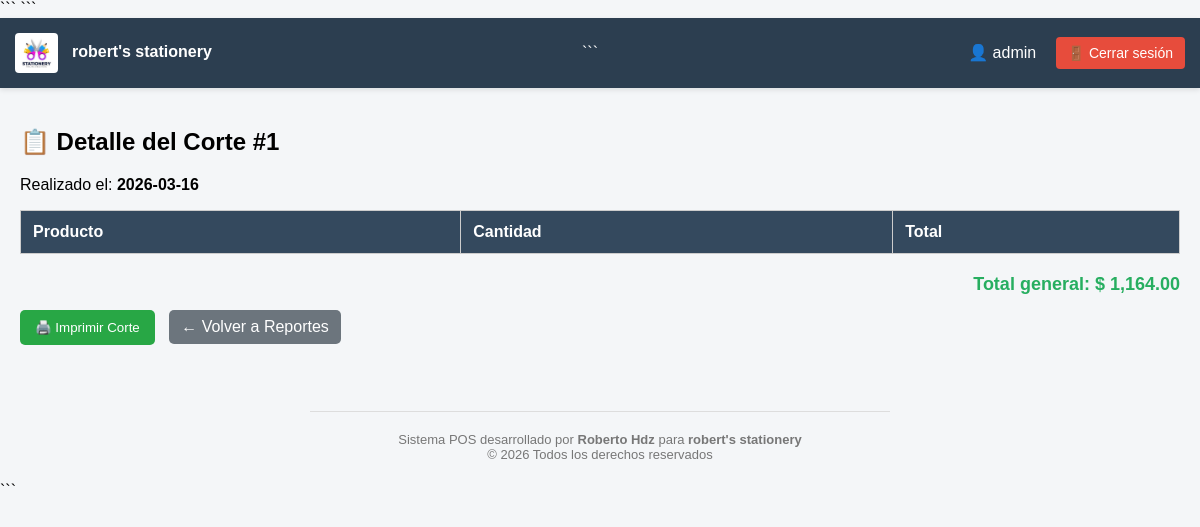
/admin/detalle_corte/1 (signed in), run on the app's committed database.
### tables this page shows
CREATE TABLE configuracion (
    id INTEGER PRIMARY KEY,
    nombre_negocio TEXT,
    direccion TEXT,
    telefono TEXT,
    logo TEXT,
    zonas TEXT
, banner TEXT);

CREATE TABLE cortes_caja (
            id INTEGER PRIMARY KEY AUTOINCREMENT,
            fecha TEXT,
            total REAL,
            tickets INTEGER
        );

### app.py (the view)
@app.route("/admin/detalle_corte/<int:corte_id>")
@login_required
def detalle_corte(corte_id):
    conn = get_db_connection()
    corte = conn.execute(
        "SELECT * FROM cortes_caja WHERE id = ?",
        (corte_id,)
    ).fetchone()
    detalles = conn.execute("""
        SELECT vd.descripcion, SUM(vd.cantidad) as cant, SUM(vd.subtotal) as total
        FROM venta_detalle vd
        JOIN ventas v ON vd.venta_id = v.id
        WHERE v.corte_id = ?
        GROUP BY vd.descripcion
    """, (corte_id,)).fetchall()
    conn.close()
    return render_template(
        "detalle_corte.html",
        corte=corte,
        detalles=detalles
    )

### app.py (called while the page is built)
def get_db_connection():
    conn = sqlite3.connect(DB_PATH)
    conn.row_factory = sqlite3.Row
    return conn

def login_required(f):
    @wraps(f)
    def decorated_function(*args, **kwargs):
        if not session.get("admin_logueado"):
            return redirect(url_for("admin_login"))
        return f(*args, **kwargs)
    return decorated_function

@app.context_processor
def inject_config():
    try:
        conn = get_db_connection()
        conn.row_factory = sqlite3.Row
        config = conn.execute("SELECT * FROM configuracion WHERE id = 1").fetchone()
        conn.close()
        if config:
            return {'config': config}
        else:
            return {'config': {'nombre_negocio': 'papeleria', 'logo': 'logo.png'}}
    except Exception as e:
        print(f"Error en inject_config: {e}")
        return {'config': {}}

### templates/detalle_corte.html (shortened to what this page needs)
{% extends "layout.html" %}
{% block content %}
<div style="padding:20px;">
    <h2>📋 Detalle del Corte #{{ corte.id }}</h2>
    <p>Realizado el: <strong>{{ corte.fecha }}</strong></p>
    <table>
        <tr>
            <th>Producto</th>
            <th>Cantidad</th>
            <th>Total</th>
        </tr>
    </table>
    <div class="total">
        Total general: $ {{ "{:,.2f}".format(corte.total or 0) }}
    </div>
    <button onclick="imprimirCorte()" class="btn-imprimir">
        🖨️ Imprimir Corte
    </button>
    <a href="{{ url_for('admin_reportes') }}" class="btn-volver">
        ← Volver a Reportes
    </a>
</div>
{% endblock %}

### templates/layout.html (shortened to what this page needs)
    <!DOCTYPE html>
<html lang="es">
<head>
```
</head>
<body>
    <div class="header">
        <div>
            {% if config and config.logo %}
                <img src="{{ url_for('static', filename=config.logo) }}" class="logo-header">
            {% endif %}
            <b>{{ config.nombre_negocio if config.nombre_negocio else 'Panel Administrativo' }}</b>
        </div>
```
    <div>
        {% if session.get('admin_logueado') %}
            <span style="margin-right:15px;">
                👤 {{ session.get('admin_usuario') }}
            </span>
            <a href="{{ url_for('admin_logout') }}" class="btn btn-logout">
                🚪 Cerrar sesión
            </a>
        {% endif %}
    </div>
</div>
{% block content %}{% endblock %}
<footer style="text-align:center;padding:40px 20px 20px;color:#777; font-size: 13px;">
    <hr style="width: 50%; border: 0; border-top: 1px solid #ddd; margin-bottom: 20px;">
    Sistema POS desarrollado por <b>Roberto Hdz</b> para <b>{{ config.nombre_negocio }}</b><br>
    © 2026 Todos los derechos reservados
</footer>
```
</body>
</html>

### templates/layout.html (style rules this page uses)
body { font-family: Arial, sans-serif; background: #f4f6f8; margin:0; }
.header { background: #2c3e50; color: white; padding: 15px; display:flex; justify-content: space-between; align-items:center; box-shadow: 0 2px 5px rgba(0,0,0,0.1); flex-wrap: wrap; }
.logo-header { height: 40px; margin-right: 10px; vertical-align: middle; border-radius: 4px; }
.btn { padding: 8px 12px; border-radius:4px; text-decoration:none; color:white; font-size: 14px; transition: opacity 0.3s; display: inline-block; }
.btn-logout { background:#e74c3c; }
table { width: 100%; border-collapse: collapse; background:white; min-width: 600px; }
th, td { border:1px solid #ccc; padding:10px; text-align:center; }
th { background:#ecf0f1; }

### templates/detalle_corte.html (style rules this page uses)
table { width: 100%; border-collapse: collapse; font-family: Arial, sans-serif; margin-top: 15px; }
th { background: #34495e; color: white; padding: 12px; text-align: left; }
.total { text-align: right; margin-top: 20px; color: #27ae60; font-weight: bold; font-size: 18px; }
.btn-volver { display: inline-block; margin-top: 15px; padding: 8px 12px; background: #6c757d; color: white; text-decoration: none; border-radius: 5px; }
.btn-imprimir { background: #28a745; color: white; padding: 10px 15px; border: none; border-radius: 5px; cursor: pointer; margin-top: 15px; margin-right: 10px; }

### data on the page
configuracion: logo (picture), nombre_negocio "robert's stationery"
cortes_caja: id "1", fecha "2026-03-16", total "1,164.00"

### other printed values
{{ session.get('admin_usuario') }} "admin"
